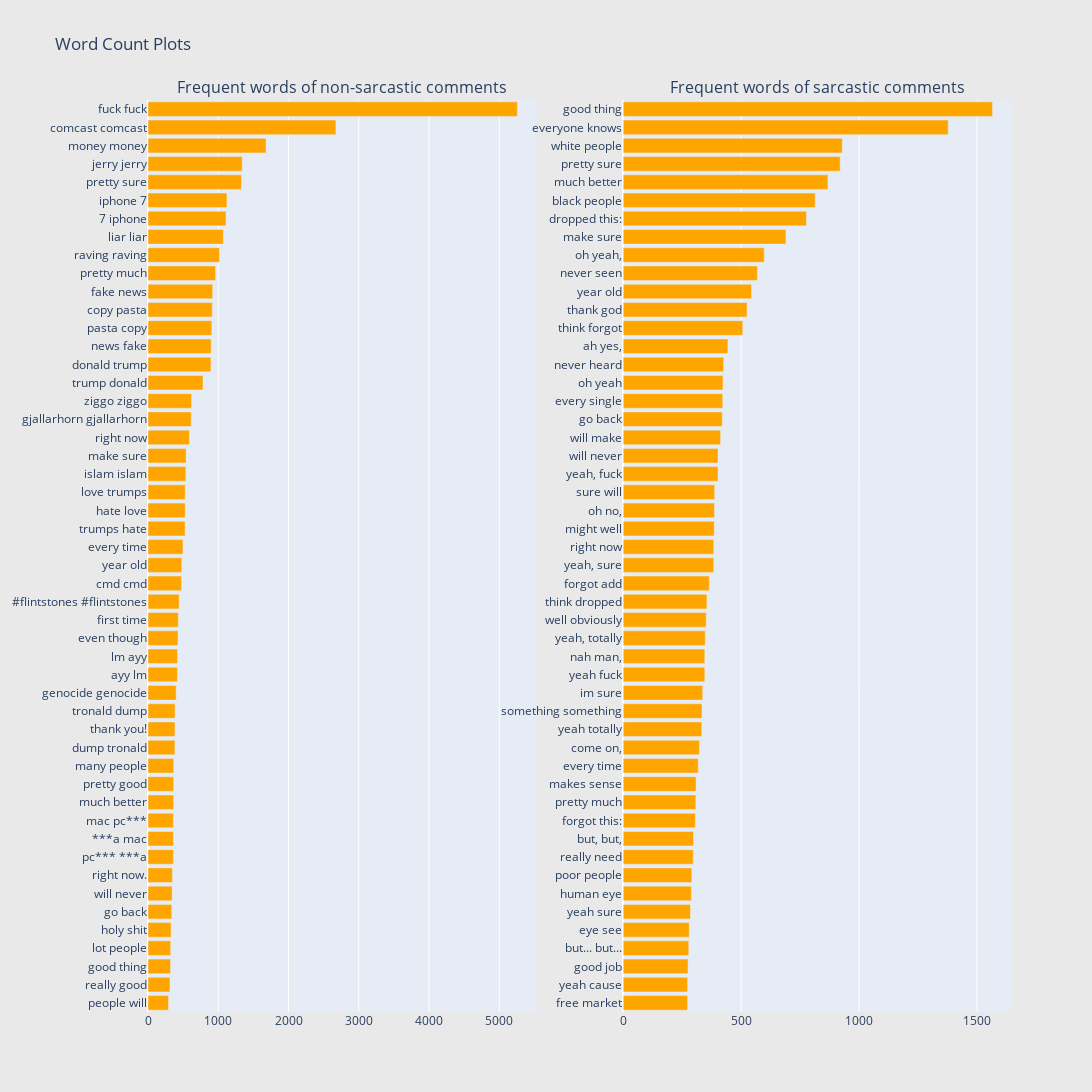

This figure's notebook cell:
### Markdown cell above
Let's instead create bigram frequency plots for both the classes separately to get more idea.

### Code cell
show_most_frequent_words(data=train_df, column_text="comment", column_label="label", color="orange", num_words=2)

### Figure 1 — Plotly figure (JSON) as saved in the notebook; plotly's stock layout.template omitted (floating-point values rounded to 4 significant figures)
{"data": [{"marker": {"color": "orange"}, "orientation": "h", "showlegend": false, "type": "bar", "x": [292, 313, 321, 323, 328, 338, 343, 348, 361, 362, 362, 365, 366, 367, 383, 384, 385, 401, 419, 420, 427, 431, 443, 477, 481, 498, 528, 530, 530, 539, 542, 589, 615, 619, 783, 896, 899, 908, 915, 921, 962, 1017, 1072, 1110, 1124, 1330, 1341, 1680, 2674, 5257], "xaxis": "x", "y": ["people will", "really good", "good thing", "lot people", "holy shit", "go back", "will never", "right now.", "pc*** ***a", "***a mac", "mac pc***", "much better", "pretty good", "many people", "dump tronald", "thank you!", "tronald dump", "genocide genocide", "ayy lm", "lm ayy", "even though", "first time", "#flintstones #flintstones", "cmd cmd", "year old", "every time", "trumps hate", "hate love", "love trumps", "islam islam", "make sure", "right now", "gjallarhorn gjallarhorn", "ziggo ziggo", "trump donald", "donald trump", "news fake", "pasta copy", "copy pasta", "fake news", "pretty much", "raving raving", "liar liar", "7 iphone", "iphone 7", "pretty sure", "jerry jerry", "money money", "comcast comcast", "fuck fuck"], "yaxis": "y"}, {"marker": {"color": "orange"}, "orientation": "h", "showlegend": false, "type": "bar", "x": [273, 273, 275, 278, 280, 285, 289, 291, 297, 298, 306, 308, 309, 318, 323, 333, 334, 337, 346, 346, 348, 352, 355, 365, 384, 384, 386, 387, 388, 402, 402, 413, 420, 422, 423, 426, 444, 507, 525, 544, 569, 598, 690, 777, 814, 868, 920, 929, 1378, 1566], "xaxis": "x2", "y": ["free market", "yeah cause", "good job", "but... but...", "eye see", "yeah sure", "human eye", "poor people", "really need", "but, but,", "forgot this:", "pretty much", "makes sense", "every time", "come on,", "yeah totally", "something something", "im sure", "yeah fuck", "nah man,", "yeah, totally", "well obviously", "think dropped", "forgot add", "yeah, sure", "right now", "might well", "oh no,", "sure will", "yeah, fuck", "will never", "will make", "go back", "every single", "oh yeah", "never heard", "ah yes,", "think forgot", "thank god", "year old", "never seen", "oh yeah,", "make sure", "dropped this:", "black people", "much better", "pretty sure", "white people", "everyone knows", "good thing"], "yaxis": "y2"}], "layout": {"annotations": [{"font": {"size": 16}, "showarrow": false, "text": "Frequent words of non-sarcastic comments", "x": 0.225, "xanchor": "center", "xref": "paper", "y": 1, "yanchor": "bottom", "yref": "paper"}, {"font": {"size": 16}, "showarrow": false, "text": "Frequent words of sarcastic comments", "x": 0.775, "xanchor": "center", "xref": "paper", "y": 1, "yanchor": "bottom", "yref": "paper"}], "height": 1200, "paper_bgcolor": "rgb(233,233,233)", "title": {"text": "Word Count Plots"}, "width": 1200, "xaxis": {"anchor": "y", "domain": [0, 0.45]}, "xaxis2": {"anchor": "y2", "domain": [0.55, 1]}, "yaxis": {"anchor": "x", "domain": [0, 1]}, "yaxis2": {"anchor": "x2", "domain": [0, 1]}}}
